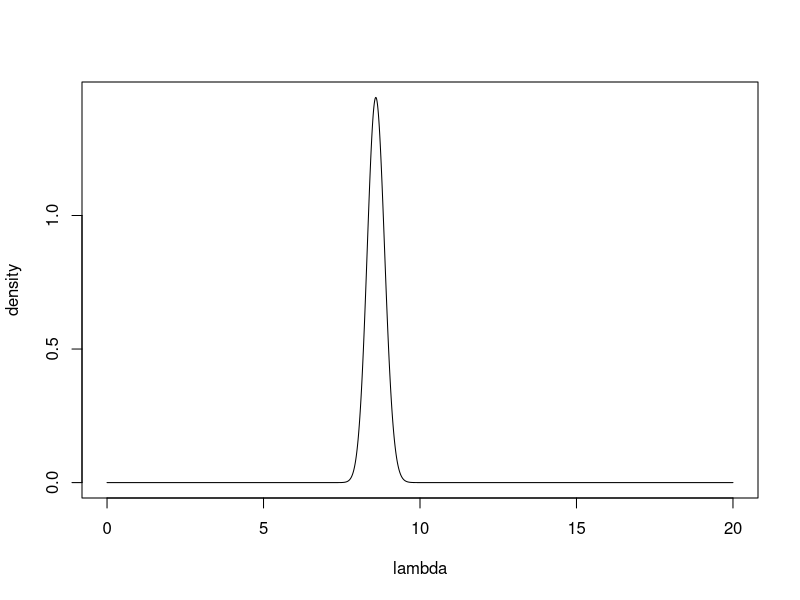
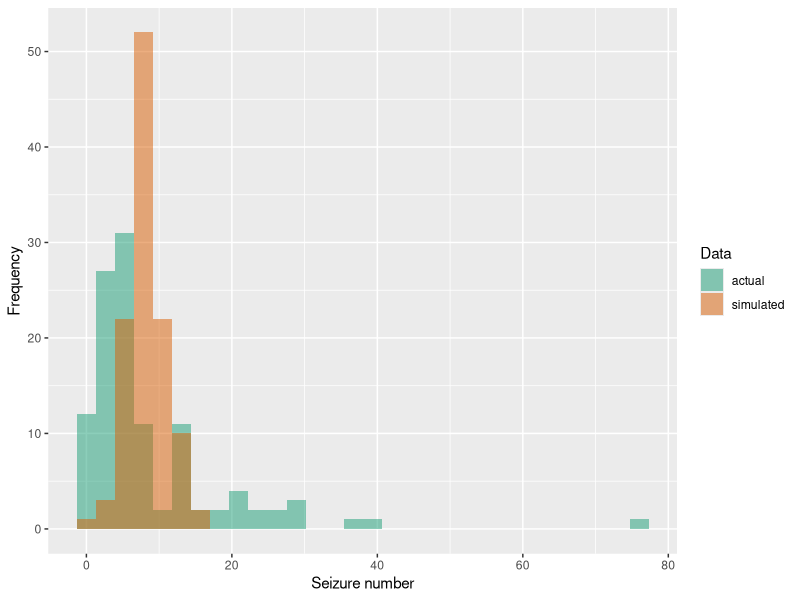

Write R code to recreate these figures, in order.
## ---- chunk 1
library(tidyverse)
df <- read.csv("../data/conjugate_epil.csv")
sum_x <- sum(df$x)
n <- nrow(df)
a <- 4
b <- 0.25
posterior <- function(lambda) {
  dgamma(lambda, a + sum_x, b + n)
}
lambda <- seq(0, 20, 0.01)
density <- map_dbl(lambda, posterior)
plot(lambda, density, type='l')
## ---- chunk 2
lower <- qgamma(0.025, a + sum_x, b + n)
upper <- qgamma(0.975, a + sum_x, b + n)
print(paste0("lower = ", lower, ", upper = ", upper))
## ---- chunk 3
lambda_mean <- (a + sum_x) / (b + n)
lambda_mean
## ---- chunk 4
x_sim <- rpois(112, lambda_mean)
mean(x_sim)
## ---- chunk 5
tibble(actual=df$x,
       simulated=x_sim) %>% 
  pivot_longer(cols=c(actual, simulated)) %>% 
  ggplot(aes(x=value, fill=name)) +
  geom_histogram(position="identity", alpha=0.5) +
  xlab("Seizure number") +
  ylab("Frequency") +
  scale_fill_brewer("Data", palette = "Dark2")
